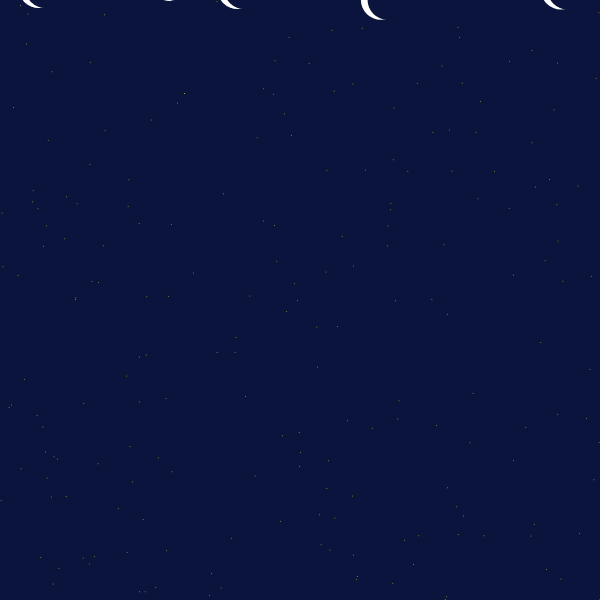
Frame 1 (no input)
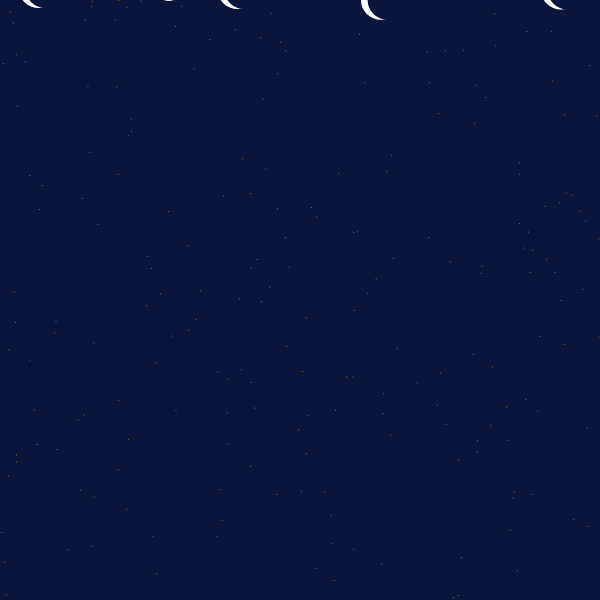
Frame 60 (no input)
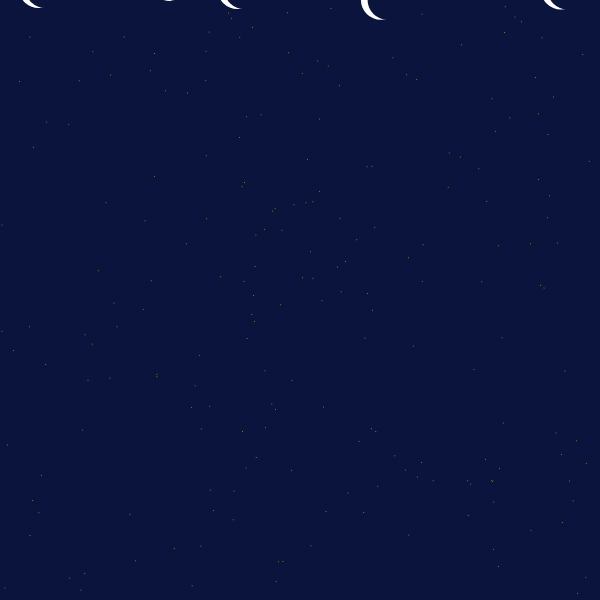
Frame 120 (the mouse pressed at the canvas centre since frame 60)

The p5.js sketch that drew these frames (run headless with seeded random() and noise() and a simulated clock; from frame 60 on, the mouse is pressed at the canvas centre):

// p5.js sketch
// ── sketch.js
let moons = [];

function setup() {
  createCanvas(600, 600);
  // Create 100 crescent moons at random positions
  for (let i = 0; i < 100; i++) {
    moons.push({
      x: random(width),
      y: random(-height, 0), // start above canvas
      speed: random(1, 3)
    });
  }
}

function draw() {
  // Starry background
  background(10, 20, 60);
  for (let i = 0; i < 200; i++) {
    stroke(255, 255, 0, 150);
    point(random(width), random(height));
  }
  
  noStroke();

  for (let moon of moons) {
    drawCrescent(moon.x, moon.y, 20);

    // If mouse is inside canvas, stop movement
    if (!(mouseX >= 0 && mouseX <= width && mouseY >= 0 && mouseY <= height)) {
      moon.y += moon.speed; // normal falling only when mouse OUTSIDE
    }

    // Reset moon when it goes past bottom
    if (moon.y > height + 20) {
      moon.y = -20;
      moon.x = random(width);
    }
  }
}

function drawCrescent(x, y, r) {
  fill(255);
  ellipse(x, y, r * 2);
  fill(10, 20, 60);
  ellipse(x + r / 3, y, r * 2);
}
